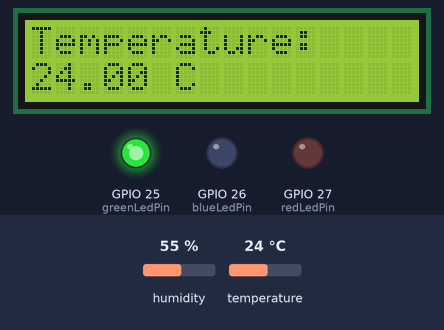
Recording of a sketch running on a simulated ESP32. Shown: 16×2 character LCD, output pins drawn as LEDs (lit = HIGH). The test bench sets the inputs (shaded band); at power-on: temperature 24 °C, humidity 55 %.

Above: at 1.2 s.
1.3 s: temperature set to 17.4 °C
At 2.7 s:
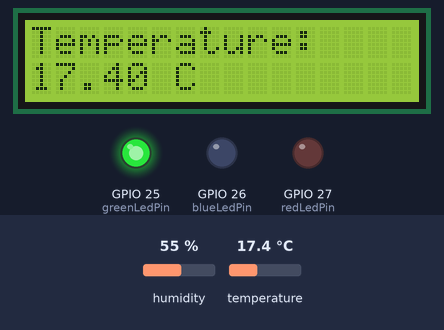
4.0 s: temperature set to 16.5 °C
At 5.1 s:
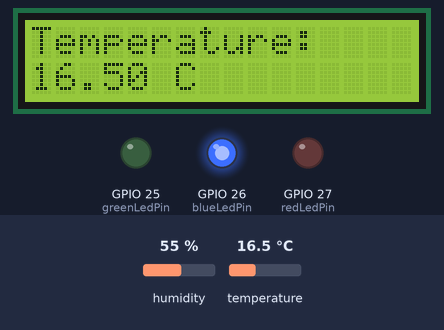
6.7 s: temperature set to 28 °C
At 8.8 s:
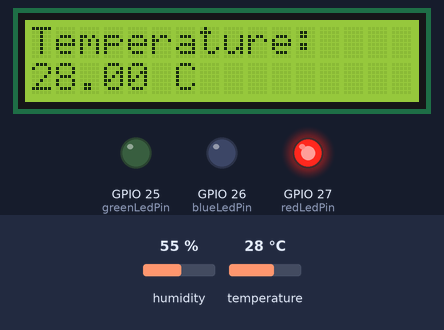
Timing chart, 0 to 10.3 s (numbered marks = the images above; inputs shaded):
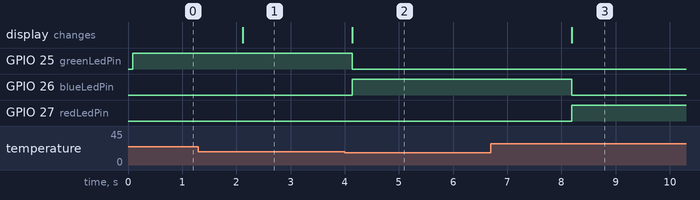

The sketch:

wifi-scan.ino
```cpp
#include <Wire.h>
#include <LiquidCrystal_I2C.h>
#include <DHT.h>

// Inisialisasi pin untuk LED
const int blueLedPin = 26;
const int greenLedPin = 25;
const int redLedPin = 27;

// Inisialisasi pin data untuk sensor DHT22
const int dhtPin = 21;

// Inisialisasi alamat I2C untuk LCD
const int i2cAddr = 0x27;
const int lcdCols = 16;
const int lcdRows = 2;

// Inisialisasi objek LCD
LiquidCrystal_I2C lcd(i2cAddr, lcdCols, lcdRows);

// Inisialisasi objek sensor DHT22
DHT dht(dhtPin, DHT22);

void setup() {
  // Set pin-mode LED
  pinMode(blueLedPin, OUTPUT);
  pinMode(greenLedPin, OUTPUT);
  pinMode(redLedPin, OUTPUT);

  // Setup LCD
  lcd.init();
  lcd.backlight();
  lcd.print("Temperature:");

  // Inisialisasi sensor DHT22
  dht.begin();
}

void loop() {
  // Baca data suhu dari sensor DHT22
  float temperature = dht.readTemperature();

  // Tampilkan suhu di LCD
  lcd.setCursor(0, 1);
  lcd.print(temperature);
  lcd.print(" C   ");

  // Kontrol LED sesuai dengan suhu
  if (temperature < 17) {
    digitalWrite(blueLedPin, HIGH);
    digitalWrite(greenLedPin, LOW);
    digitalWrite(redLedPin, LOW);
  } else if (temperature >= 17 && temperature <= 27) {
    digitalWrite(blueLedPin, LOW);
    digitalWrite(greenLedPin, HIGH);
    digitalWrite(redLedPin, LOW);
  } else {
    digitalWrite(blueLedPin, LOW);
    digitalWrite(greenLedPin, LOW);
    digitalWrite(redLedPin, HIGH);
  }

  delay(1000);
}
```

Measured:
- the behaviour switches between 17 and 16.9 °C on temperature (found by bisection; images 1 and 2)
- after the input at 1.3 s, the display: changes after 0.81 s (image 1)
- after the input at 4.0 s, GPIO 25 (greenLedPin): HIGH → LOW after 0.14 s; GPIO 26 (blueLedPin): LOW → HIGH after 0.14 s; the display: changes after 0.14 s (image 2)
- after the input at 6.7 s, GPIO 26 (blueLedPin): HIGH → LOW after 1.5 s; GPIO 27 (redLedPin): LOW → HIGH after 1.5 s; the display: changes after 1.5 s (image 3)
